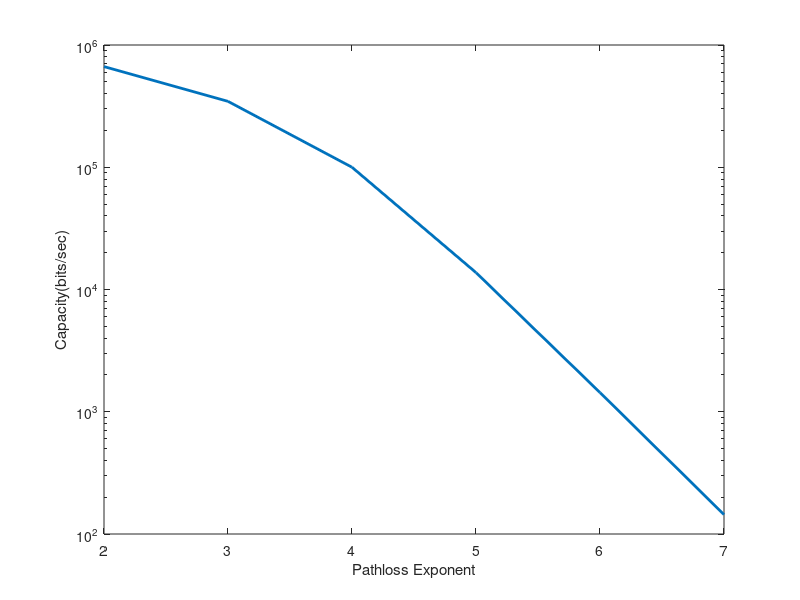

Source code (MATLAB):
% Compute the channel capacity for varying path loss exponent.

B = 100*10^3; %Hz
No = 10^(-9);
n = 2:7; %Pathloss Exponent
Pt = 1;
d0 = 10; %Reference distance
d = 100; %Tx-Rx distance
Pr = Pt*(d0/d).^n; %Received power
SNR = Pr./(No*B);
C = B.*log2(1+SNR); %Channel capacity
semilogy(n,C,'LineWidth',2);
xlabel('Pathloss Exponent');
ylabel('Capacity(bits/sec)');
